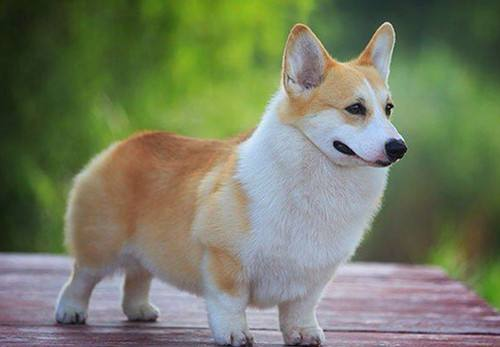
#> input picture dog1.jpg, 500 x 347 px
$ python HOG.py
#> lines starting #> are read from the running program, lines starting #| are printed output that depends on the picture
import skimage
from skimage import io,color,filters
import matplotlib.pyplot as plt
import numpy as np
img = io.imread('dog1.jpg')
#> img is the input picture: shape (347, 500, 3); mean R, G, B 117.7, 124.9, 99.6
img = color.rgb2gray(img)
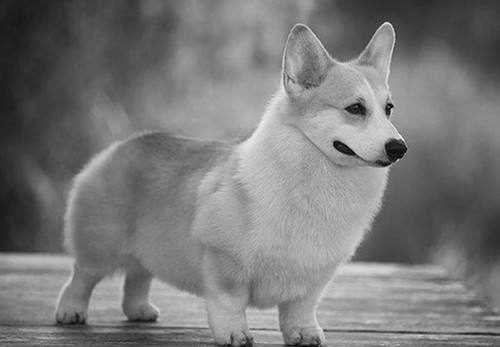
#> img: shape (347, 500) float64; min 0.000833, max 0.947, mean 0.477
x = filters.sobel_h(img)
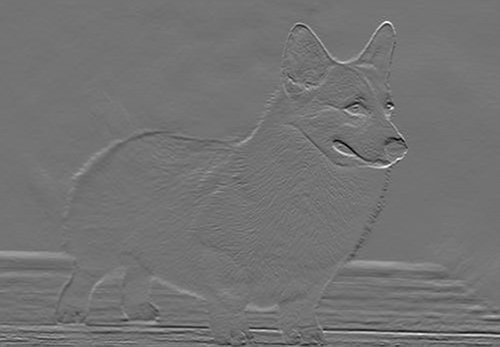
#> x: shape (347, 500) float64; min -0.519, max 0.627, mean 0.000305; drawn with min black and max white
y = filters.sobel_v(img)
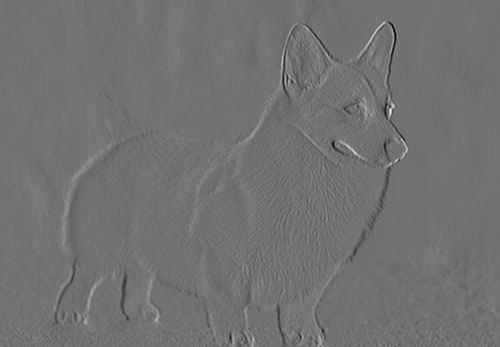
#> y: shape (347, 500) float64; min -0.561, max 0.689, mean 0.000535; drawn with min black and max white
magnitude = np.sqrt(x**2+y**2)
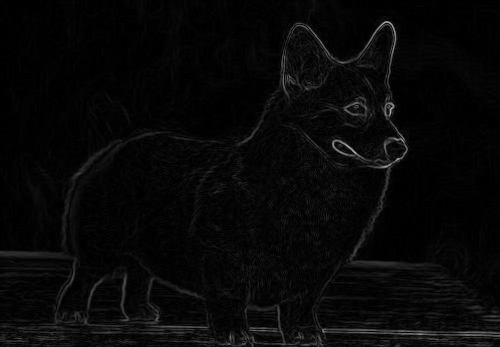
#> magnitude: shape (347, 500) float64; min 0, max 0.699, mean 0.0315
plt.imshow(magnitude,plt.cm.gray)
print(img.shape)
#| (347, 500)
plt.show()


# [4 lines left out: function L2_norm_1d, not called in this run]


class HOG:
    # [67 lines left out: functions __init__, hog_features, global_gradient, cal_cell_hog, not called in this run]


'''
hog_descriptor = HOG(img,block_size=3)
hog_vector = hog_descriptor.hog_features()
print(hog_vector.shape)
'''

$ run again, with cat1.jpg copied over dog1.jpg
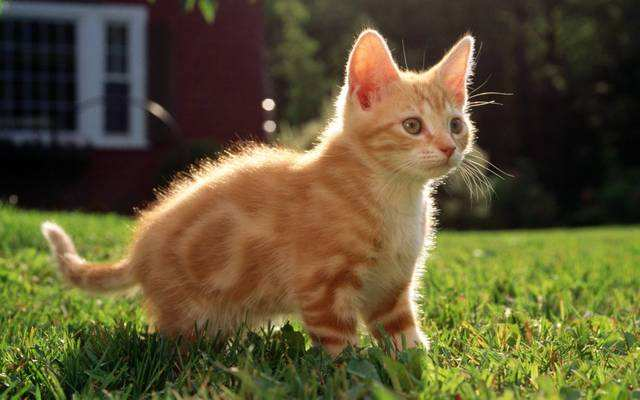
#> input picture cat1.jpg, 640 x 400 px
#> img is the input picture: shape (400, 640, 3); mean R, G, B 93.7, 84.2, 49.9
#> img: shape (400, 640) float64
#> `y = filters.sobel_v(img)`:
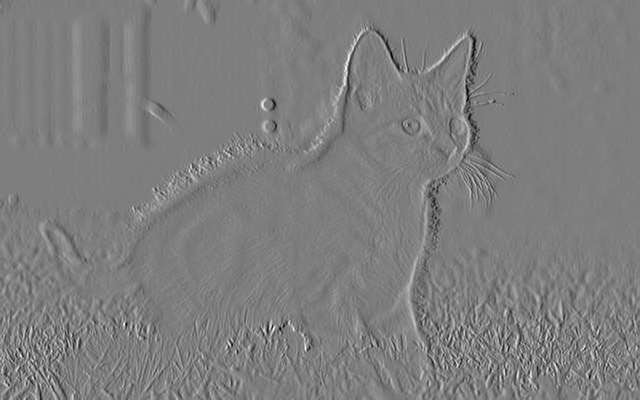
#> y: shape (400, 640) float64; min -0.644, max 0.656, mean 3.63e-05; drawn with min black and max white
#> `magnitude = np.sqrt(x**2+y**2)`:
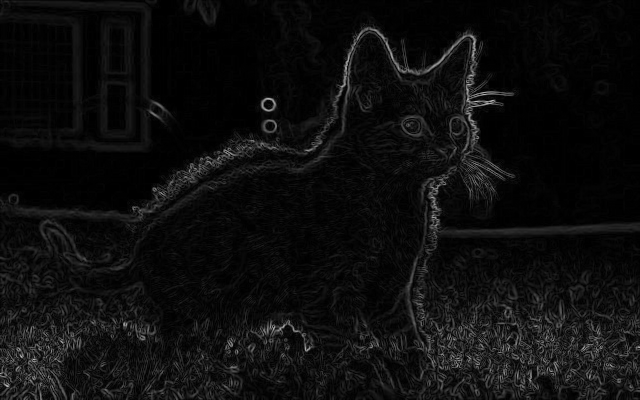
#> magnitude: shape (400, 640) float64; min 0, max 0.74, mean 0.0558
#| (400, 640)
